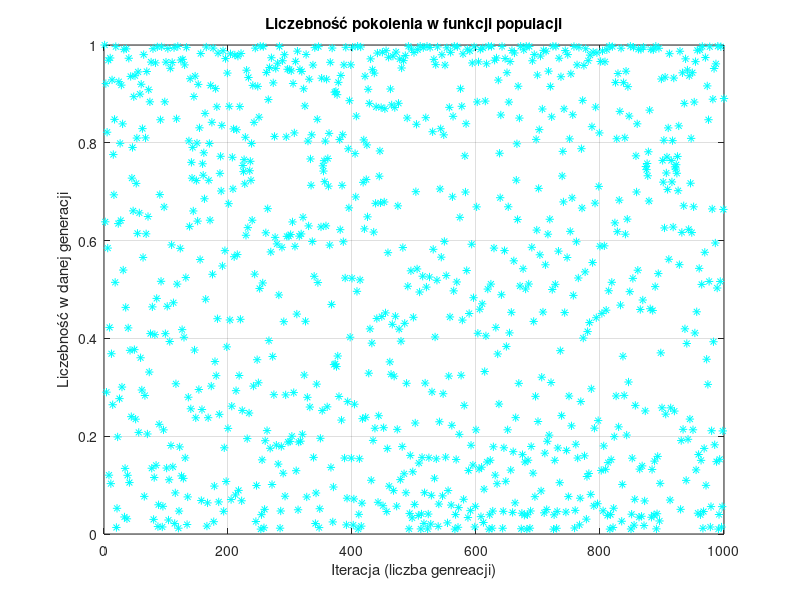

This figure's MATLAB source:
clear ;
close all;
format long;

alfa = 3.99;
x0 = 0.8;
iloscpokolen = 1000;
n = 1:iloscpokolen;
liczebnosc = ones(iloscpokolen,1);

Xn = x0;
for i = 2:iloscpokolen
        Xn= alfa*Xn*(1-Xn);
        liczebnosc(i) = Xn;
end

plot(n,liczebnosc,"*","Color",[0 1 1] );
grid on;
title("Liczebność pokolenia w funkcji populacji");
xlabel("Iteracja (liczba genreacji)");
ylabel("Liczebność w danej generacji")